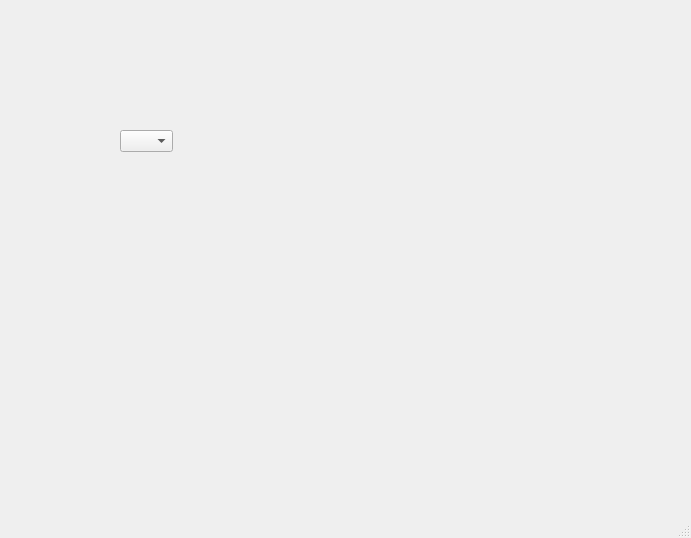
<?xml version="1.0" encoding="UTF-8"?>
<ui version="4.0">
 <class>TestWindow</class>
 <widget class="QMainWindow" name="TestWindow">
  <property name="geometry">
   <rect>
    <x>0</x>
    <y>0</y>
    <width>691</width>
    <height>538</height>
   </rect>
  </property>
  <property name="windowTitle">
   <string>MainWindow</string>
  </property>
  <widget class="QWidget" name="centralwidget">
   <widget class="QComboBox" name="comboBox">
    <property name="geometry">
     <rect>
      <x>120</x>
      <y>130</y>
      <width>53</width>
      <height>22</height>
     </rect>
    </property>
   </widget>
  </widget>
  <widget class="QMenuBar" name="menubar">
   <property name="geometry">
    <rect>
     <x>0</x>
     <y>0</y>
     <width>691</width>
     <height>18</height>
    </rect>
   </property>
  </widget>
  <widget class="QStatusBar" name="statusbar"/>
 </widget>
 <resources/>
 <connections/>
</ui>
